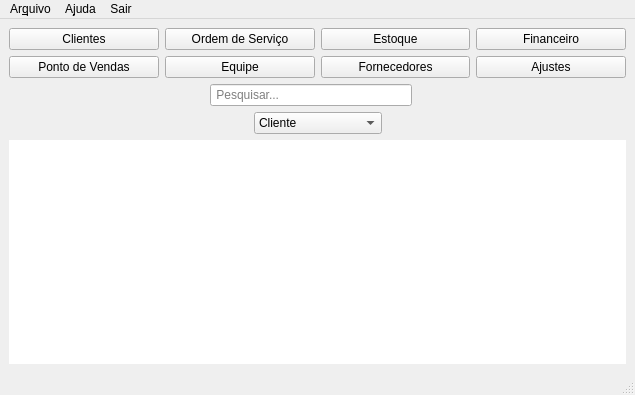
<?xml version="1.0" encoding="UTF-8"?>
<ui version="4.0">
 <class>Home</class>
 <widget class="QMainWindow" name="Home">
  <property name="geometry">
   <rect>
    <x>0</x>
    <y>0</y>
    <width>635</width>
    <height>395</height>
   </rect>
  </property>
  <property name="windowTitle">
   <string>HL INFORMÁTICA</string>
  </property>
  <property name="windowIcon">
   <iconset>
    <normaloff>IMG/logoblack.png</normaloff>IMG/logoblack.png</iconset>
  </property>
  <property name="autoFillBackground">
   <bool>false</bool>
  </property>
  <widget class="QWidget" name="centralwidget">
   <layout class="QVBoxLayout" name="verticalLayout_2">
    <item>
     <layout class="QHBoxLayout" name="horizontalLayout_2">
      <item>
       <widget class="QPushButton" name="pbClient">
        <property name="text">
         <string>Clientes</string>
        </property>
        <property name="icon">
         <iconset>
          <normaloff>../IMG/team.png</normaloff>../IMG/team.png</iconset>
        </property>
        <property name="iconSize">
         <size>
          <width>32</width>
          <height>32</height>
         </size>
        </property>
       </widget>
      </item>
      <item>
       <widget class="QPushButton" name="pbSo">
        <property name="text">
         <string>Ordem de Serviço</string>
        </property>
        <property name="icon">
         <iconset>
          <normaloff>../IMG/documentation.png</normaloff>../IMG/documentation.png</iconset>
        </property>
        <property name="iconSize">
         <size>
          <width>32</width>
          <height>32</height>
         </size>
        </property>
        <property name="checkable">
         <bool>false</bool>
        </property>
       </widget>
      </item>
      <item>
       <widget class="QPushButton" name="pbStock">
        <property name="text">
         <string>Estoque</string>
        </property>
        <property name="icon">
         <iconset>
          <normaloff>../IMG/store.png</normaloff>../IMG/store.png</iconset>
        </property>
        <property name="iconSize">
         <size>
          <width>32</width>
          <height>32</height>
         </size>
        </property>
       </widget>
      </item>
      <item>
       <widget class="QPushButton" name="pbFinancial">
        <property name="text">
         <string>Financeiro</string>
        </property>
        <property name="icon">
         <iconset>
          <normaloff>../IMG/diagram-1.png</normaloff>../IMG/diagram-1.png</iconset>
        </property>
        <property name="iconSize">
         <size>
          <width>32</width>
          <height>32</height>
         </size>
        </property>
       </widget>
      </item>
     </layout>
    </item>
    <item>
     <layout class="QHBoxLayout" name="horizontalLayout">
      <item>
       <widget class="QPushButton" name="pbSales">
        <property name="text">
         <string>Ponto de Vendas</string>
        </property>
        <property name="icon">
         <iconset>
          <normaloff>../IMG/website.png</normaloff>../IMG/website.png</iconset>
        </property>
        <property name="iconSize">
         <size>
          <width>32</width>
          <height>32</height>
         </size>
        </property>
       </widget>
      </item>
      <item>
       <widget class="QPushButton" name="pbTeam">
        <property name="text">
         <string>Equipe</string>
        </property>
        <property name="icon">
         <iconset>
          <normaloff>../IMG/employees.png</normaloff>../IMG/employees.png</iconset>
        </property>
        <property name="iconSize">
         <size>
          <width>32</width>
          <height>32</height>
         </size>
        </property>
       </widget>
      </item>
      <item>
       <widget class="QPushButton" name="pbProvider">
        <property name="text">
         <string>Fornecedores</string>
        </property>
        <property name="icon">
         <iconset>
          <normaloff>../IMG/truck-1.png</normaloff>../IMG/truck-1.png</iconset>
        </property>
        <property name="iconSize">
         <size>
          <width>32</width>
          <height>32</height>
         </size>
        </property>
       </widget>
      </item>
      <item>
       <widget class="QPushButton" name="pbSettings">
        <property name="text">
         <string>Ajustes</string>
        </property>
        <property name="icon">
         <iconset>
          <normaloff>../IMG/cogwheel.png</normaloff>../IMG/cogwheel.png</iconset>
        </property>
        <property name="iconSize">
         <size>
          <width>32</width>
          <height>32</height>
         </size>
        </property>
       </widget>
      </item>
     </layout>
    </item>
    <item>
     <layout class="QVBoxLayout" name="verticalLayout">
      <item>
       <layout class="QHBoxLayout" name="horizontalLayout_3">
        <item>
         <spacer name="hSearch">
          <property name="orientation">
           <enum>Qt::Horizontal</enum>
          </property>
          <property name="sizeHint" stdset="0">
           <size>
            <width>40</width>
            <height>20</height>
           </size>
          </property>
         </spacer>
        </item>
        <item>
         <widget class="QLineEdit" name="leSearch">
          <property name="text">
           <string/>
          </property>
          <property name="placeholderText">
           <string> Pesquisar...</string>
          </property>
         </widget>
        </item>
        <item>
         <widget class="QLabel" name="lbSearch">
          <property name="maximumSize">
           <size>
            <width>29</width>
            <height>29</height>
           </size>
          </property>
          <property name="text">
           <string/>
          </property>
          <property name="pixmap">
           <pixmap>../IMG/magnifying-glass.png</pixmap>
          </property>
          <property name="scaledContents">
           <bool>true</bool>
          </property>
         </widget>
        </item>
        <item>
         <spacer name="hsSearch_2">
          <property name="orientation">
           <enum>Qt::Horizontal</enum>
          </property>
          <property name="sizeHint" stdset="0">
           <size>
            <width>40</width>
            <height>20</height>
           </size>
          </property>
         </spacer>
        </item>
       </layout>
      </item>
      <item>
       <layout class="QHBoxLayout" name="horizontalLayout_4">
        <item>
         <spacer name="hsCbox_4">
          <property name="orientation">
           <enum>Qt::Horizontal</enum>
          </property>
          <property name="sizeHint" stdset="0">
           <size>
            <width>20</width>
            <height>20</height>
           </size>
          </property>
         </spacer>
        </item>
        <item>
         <widget class="QComboBox" name="cbSearch">
          <item>
           <property name="text">
            <string>Cliente</string>
           </property>
          </item>
          <item>
           <property name="text">
            <string>Ordem de Serviço</string>
           </property>
          </item>
          <item>
           <property name="text">
            <string>Produto</string>
           </property>
          </item>
          <item>
           <property name="text">
            <string>Fornecedor</string>
           </property>
          </item>
          <item>
           <property name="text">
            <string>Funcionário</string>
           </property>
          </item>
         </widget>
        </item>
        <item>
         <spacer name="hsCbox_3">
          <property name="orientation">
           <enum>Qt::Horizontal</enum>
          </property>
          <property name="sizeHint" stdset="0">
           <size>
            <width>30</width>
            <height>20</height>
           </size>
          </property>
         </spacer>
        </item>
       </layout>
      </item>
     </layout>
    </item>
    <item>
     <layout class="QHBoxLayout" name="horizontalLayout_5">
      <item>
       <widget class="QTableWidget" name="tableWidget">
        <property name="frameShape">
         <enum>QFrame::NoFrame</enum>
        </property>
        <property name="frameShadow">
         <enum>QFrame::Sunken</enum>
        </property>
        <property name="showGrid">
         <bool>false</bool>
        </property>
        <property name="gridStyle">
         <enum>Qt::NoPen</enum>
        </property>
        <property name="wordWrap">
         <bool>true</bool>
        </property>
        <property name="cornerButtonEnabled">
         <bool>true</bool>
        </property>
        <property name="rowCount">
         <number>0</number>
        </property>
        <property name="columnCount">
         <number>0</number>
        </property>
        <attribute name="horizontalHeaderVisible">
         <bool>true</bool>
        </attribute>
        <attribute name="verticalHeaderVisible">
         <bool>false</bool>
        </attribute>
       </widget>
      </item>
     </layout>
    </item>
   </layout>
  </widget>
  <widget class="QMenuBar" name="menubar">
   <property name="geometry">
    <rect>
     <x>0</x>
     <y>0</y>
     <width>635</width>
     <height>30</height>
    </rect>
   </property>
   <widget class="QMenu" name="menuFile">
    <property name="title">
     <string>Ar&amp;quivo</string>
    </property>
    <widget class="QMenu" name="menuNew">
     <property name="title">
      <string>&amp;Novo</string>
     </property>
     <addaction name="actionClient"/>
     <addaction name="actionSo"/>
     <addaction name="actionProduct"/>
     <addaction name="actionProvider"/>
    </widget>
    <widget class="QMenu" name="menuPesquisar">
     <property name="title">
      <string>&amp;Pesquisar</string>
     </property>
     <addaction name="actionClient_2"/>
     <addaction name="actionSo_2"/>
     <addaction name="actionProduct_2"/>
     <addaction name="actionProvider_2"/>
    </widget>
    <addaction name="menuNew"/>
    <addaction name="menuPesquisar"/>
   </widget>
   <widget class="QMenu" name="menuHelp">
    <property name="title">
     <string>A&amp;juda</string>
    </property>
    <addaction name="actionManual"/>
    <addaction name="actionSupport"/>
    <addaction name="actionAbout"/>
   </widget>
   <widget class="QMenu" name="menuExit">
    <property name="title">
     <string>Sair</string>
    </property>
   </widget>
   <addaction name="menuFile"/>
   <addaction name="menuHelp"/>
   <addaction name="menuExit"/>
  </widget>
  <widget class="QStatusBar" name="statusbar"/>
  <action name="actionManual">
   <property name="text">
    <string>&amp;Manual</string>
   </property>
  </action>
  <action name="actionSupport">
   <property name="text">
    <string>&amp;Suporte</string>
   </property>
  </action>
  <action name="actionAbout">
   <property name="text">
    <string>S&amp;obre</string>
   </property>
  </action>
  <action name="actionClient">
   <property name="text">
    <string>&amp;Cliente</string>
   </property>
  </action>
  <action name="actionSo">
   <property name="text">
    <string>&amp;Ordem Serviço</string>
   </property>
  </action>
  <action name="actionProduct">
   <property name="text">
    <string>&amp;Produto</string>
   </property>
  </action>
  <action name="actionProvider">
   <property name="text">
    <string>&amp;Fornecedor</string>
   </property>
  </action>
  <action name="actionClient_2">
   <property name="text">
    <string>&amp;Cliente</string>
   </property>
  </action>
  <action name="actionSo_2">
   <property name="text">
    <string>&amp;Ordem Serviço</string>
   </property>
  </action>
  <action name="actionProduct_2">
   <property name="text">
    <string>&amp;Produto</string>
   </property>
  </action>
  <action name="actionProvider_2">
   <property name="text">
    <string>&amp;Fornecedor</string>
   </property>
  </action>
 </widget>
 <resources/>
 <connections/>
</ui>
